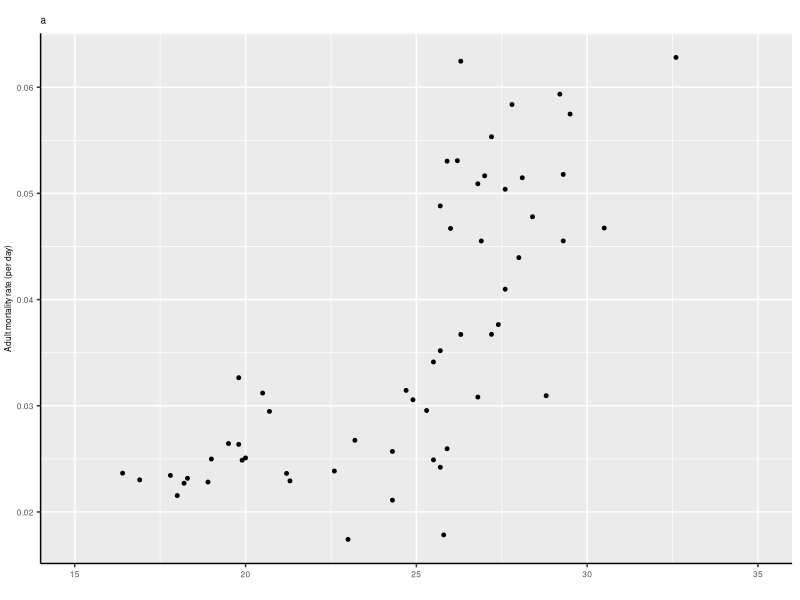
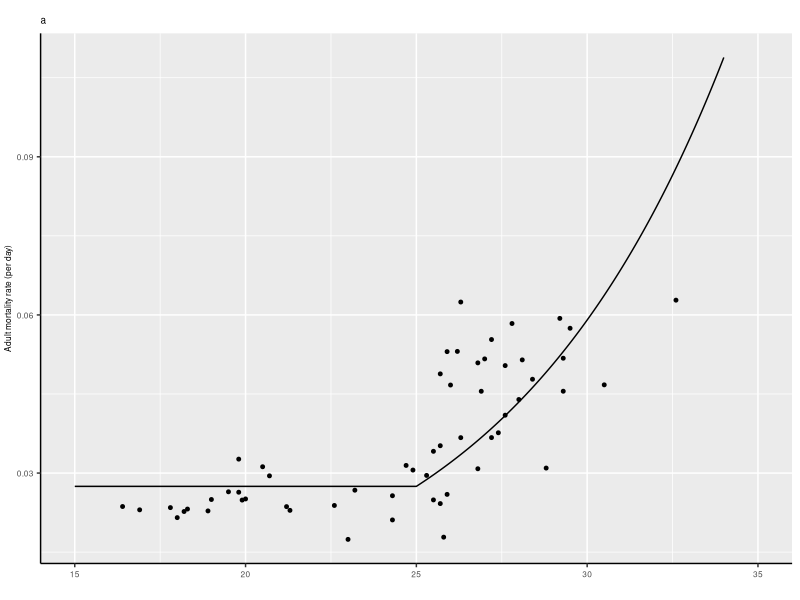

Write the R code that produced these figures, in order.
# Fit temperature-dependent adult mortality using mark-release-recapture estimates of mortality from
# Hargrove (2001) Factors affecting density-independent survival of an island population of tsetse flies in Zimbabwe. Entomologia Experimentalis et Applicata. 100(2), 151-164
# Hargrove (2004) Tsetse population dynamics. In: The Trypanosomiases. Maudlin, I, Holmes, P and Miles, M. Cabi Publishing
# Data are for G. pallidipes

require(minpack.lm) # required packages
require(ggplot2) 

#**************Data***************************************************
amDat <- read.csv("data_adult_mort.csv",header=T)         # read in data

amPlot <- ggplot(amDat, aes(x=mean_temp,y=mortality)) +   # set up plot
  xlim(low=15, high=35) +
  geom_point(size=1) +
  labs( y= "Adult mortality rate (per day)"
       , x=" " 
       ,title="a") + 
  theme_set(theme_bw()) +
  theme( panel.border = element_blank()
         ,axis.line = element_line(color = 'black')
         ,text=element_text(size=6)
         ,plot.margin=unit(c(0.4,0.2,0.2,0.1), "cm")
         ,axis.text=element_text(size=6)
  )

amPlot                                                  # view plot
#*************Temperature-dependent function************************
amFunc <- function(mu.a.a1,mu.a.a2,temp){      
  if (temp > 25){                                   # if the temperature is >25
    mu.it <- mu.a.a1*exp(mu.a.a2*(temp-25))         # temperature-dependent mortality
  }else{                         
    mu.it <- mu.a.a1                                # otherwise no additional mortality
  }
 return(mu.it)
}
#*********Fit function using nonlinear least squares regression************
amFuncFit <- function(params,dat=amDat){            # function to calcluate residuals
    a1 <- params[1]
    a2 <- params[2]
    temp <- dat$mean_temp
    mod.mort <- sapply(temp,function(x){ amFunc(    
      mu.a.a1=a1
      ,mu.a.a2=a2
      ,x)
    })
    res <- log(mod.mort) - log(dat$mortality)
    return(res)
}
amFit <- nls.lm(par=c(a1=0.01,a2=0.06),fn=amFuncFit)
#*****************Fitted parameter values******************************
amFitsum <- summary(amFit)                          # store parameter estimates for use in population model
a1 <- coef(amFit)[1]
a2 <- coef(amFit)[2]
#***************Predicted values of mortality*************************
amPred <- sapply(seq(15,34,0.01),function(x){ amFunc(            
   mu.a.a1=a1
  ,mu.a.a2=a2
  ,x)
})
amPred <- cbind.data.frame(temp = seq(15,34,0.01), amPred = amPred)
#********************Add fit to plot***********************************
amPlotFit <- amPlot + 
  geom_line(data=amPred
             ,mapping=aes(x=temp,y=amPred))
amPlotFit
#**********************************************************************
